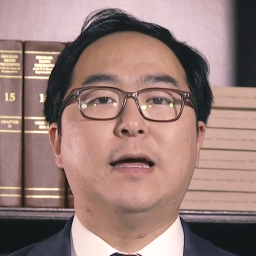
#> input picture MetaPortrait/data/src_0.png, 256 x 256 px; its folder holds only this picture in this run
$ python niqe.py --generated_folder ../../data   (older library calls are emulated)
#> lines starting #> are read from the running program, lines starting #| are printed output that depends on the picture
import numpy as np
import scipy.misc
import scipy.io
from os.path import dirname
from os.path import join
import scipy
from PIL import Image
import numpy as np
import scipy.ndimage
import numpy as np
import scipy.special
import math
import os
from PIL import Image
from skimage.transform import resize

gamma_range = np.arange(0.2, 10, 0.001)
a = scipy.special.gamma(2.0 / gamma_range)
a *= a
b = scipy.special.gamma(1.0 / gamma_range)
c = scipy.special.gamma(3.0 / gamma_range)
prec_gammas = a / (b * c)


def aggd_features(imdata):
    # flatten imdata
    imdata.shape = (len(imdata.flat),)
    imdata2 = imdata * imdata
    left_data = imdata2[imdata < 0]
    right_data = imdata2[imdata >= 0]
    left_mean_sqrt = 0
    right_mean_sqrt = 0
    if len(left_data) > 0:
        left_mean_sqrt = np.sqrt(np.average(left_data))
    if len(right_data) > 0:
        right_mean_sqrt = np.sqrt(np.average(right_data))

    if right_mean_sqrt != 0:
        gamma_hat = left_mean_sqrt / right_mean_sqrt
    else:
        gamma_hat = np.inf
    # solve r-hat norm

    imdata2_mean = np.mean(imdata2)
    if imdata2_mean != 0:
        r_hat = (np.average(np.abs(imdata)) ** 2) / (np.average(imdata2))
    else:
        r_hat = np.inf
    rhat_norm = r_hat * (((math.pow(gamma_hat, 3) + 1) * (gamma_hat + 1)) / math.pow(math.pow(gamma_hat, 2) + 1, 2))

    # solve alpha by guessing values that minimize ro
    pos = np.argmin((prec_gammas - rhat_norm) ** 2);
    alpha = gamma_range[pos]

    gam1 = scipy.special.gamma(1.0 / alpha)
    gam2 = scipy.special.gamma(2.0 / alpha)
    gam3 = scipy.special.gamma(3.0 / alpha)

    aggdratio = np.sqrt(gam1) / np.sqrt(gam3)
    bl = aggdratio * left_mean_sqrt
    br = aggdratio * right_mean_sqrt

    # mean parameter
    N = (br - bl) * (gam2 / gam1)  # *aggdratio
    return (alpha, N, bl, br, left_mean_sqrt, right_mean_sqrt)


def ggd_features(imdata):
    nr_gam = 1 / prec_gammas
    sigma_sq = np.var(imdata)
    E = np.mean(np.abs(imdata))
    rho = sigma_sq / E ** 2
    pos = np.argmin(np.abs(nr_gam - rho));
    return gamma_range[pos], sigma_sq


def paired_product(new_im):
    shift1 = np.roll(new_im.copy(), 1, axis=1)
    shift2 = np.roll(new_im.copy(), 1, axis=0)
    shift3 = np.roll(np.roll(new_im.copy(), 1, axis=0), 1, axis=1)
    shift4 = np.roll(np.roll(new_im.copy(), 1, axis=0), -1, axis=1)

    H_img = shift1 * new_im
    V_img = shift2 * new_im
    D1_img = shift3 * new_im
    D2_img = shift4 * new_im

    return (H_img, V_img, D1_img, D2_img)


def gen_gauss_window(lw, sigma):
    sd = np.float32(sigma)
    lw = int(lw)
    weights = [0.0] * (2 * lw + 1)
    weights[lw] = 1.0
    sum = 1.0
    sd *= sd
    for ii in range(1, lw + 1):
        tmp = np.exp(-0.5 * np.float32(ii * ii) / sd)
        weights[lw + ii] = tmp
        weights[lw - ii] = tmp
        sum += 2.0 * tmp
    for ii in range(2 * lw + 1):
        weights[ii] /= sum
    return weights


def compute_image_mscn_transform(image, C=1, avg_window=None, extend_mode='constant'):
    if avg_window is None:
        avg_window = gen_gauss_window(3, 7.0 / 6.0)
    assert len(np.shape(image)) == 2
    h, w = np.shape(image)
    mu_image = np.zeros((h, w), dtype=np.float32)
    var_image = np.zeros((h, w), dtype=np.float32)
    image = np.array(image).astype('float32')
    scipy.ndimage.correlate1d(image, avg_window, 0, mu_image, mode=extend_mode)
    scipy.ndimage.correlate1d(mu_image, avg_window, 1, mu_image, mode=extend_mode)
    scipy.ndimage.correlate1d(image ** 2, avg_window, 0, var_image, mode=extend_mode)
    scipy.ndimage.correlate1d(var_image, avg_window, 1, var_image, mode=extend_mode)
    var_image = np.sqrt(np.abs(var_image - mu_image ** 2))
    return (image - mu_image) / (var_image + C), var_image, mu_image


def _niqe_extract_subband_feats(mscncoefs):
    # alpha_m,  = extract_ggd_features(mscncoefs)
    alpha_m, N, bl, br, lsq, rsq = aggd_features(mscncoefs.copy())
    pps1, pps2, pps3, pps4 = paired_product(mscncoefs)
    alpha1, N1, bl1, br1, lsq1, rsq1 = aggd_features(pps1)
    alpha2, N2, bl2, br2, lsq2, rsq2 = aggd_features(pps2)
    alpha3, N3, bl3, br3, lsq3, rsq3 = aggd_features(pps3)
    alpha4, N4, bl4, br4, lsq4, rsq4 = aggd_features(pps4)
    return np.array([alpha_m, (bl + br) / 2.0,
                     alpha1, N1, bl1, br1,  # (V)
                     alpha2, N2, bl2, br2,  # (H)
                     alpha3, N3, bl3, bl3,  # (D1)
                     alpha4, N4, bl4, bl4,  # (D2)
                     ])


def get_patches_train_features(img, patch_size, stride=8):
    return _get_patches_generic(img, patch_size, 1, stride)


def get_patches_test_features(img, patch_size, stride=8):
    return _get_patches_generic(img, patch_size, 0, stride)


def extract_on_patches(img, patch_size):
    h, w = img.shape
    #patch_size = np.int(patch_size)
    patch_size = int(patch_size)
    patches = []
    for j in range(0, h - patch_size + 1, patch_size):
        for i in range(0, w - patch_size + 1, patch_size):
            patch = img[j:j + patch_size, i:i + patch_size]
            patches.append(patch)

    patches = np.array(patches)

    patch_features = []
    for p in patches:
        patch_features.append(_niqe_extract_subband_feats(p))
    patch_features = np.array(patch_features)

    return patch_features


def _get_patches_generic(img, patch_size, is_train, stride):
    h, w = np.shape(img)
    if h < patch_size or w < patch_size:
        print("Input image is too small")
        exit(0)

    # ensure that the patch divides evenly into img
    hoffset = (h % patch_size)
    woffset = (w % patch_size)

    if hoffset > 0:
        img = img[:-hoffset, :]
    if woffset > 0:
        img = img[:, :-woffset]

    img = img.astype(np.float32)
    #numpy.array(Image.fromarray(arr).resize())
    #img2 = scipy.misc.imresize(img, 0.5, interp='bicubic', mode='F')
    img2 = resize(img, (int(img.shape[0] * 0.5), int(img.shape[1] * 0.5)), mode='constant', anti_aliasing=True)

    mscn1, var, mu = compute_image_mscn_transform(img)
    mscn1 = mscn1.astype(np.float32)

    mscn2, _, _ = compute_image_mscn_transform(img2)
    mscn2 = mscn2.astype(np.float32)

    feats_lvl1 = extract_on_patches(mscn1, patch_size)
    feats_lvl2 = extract_on_patches(mscn2, patch_size / 2)

    feats = np.hstack((feats_lvl1, feats_lvl2))  # feats_lvl3))

    return feats


def niqe(inputImgData):
    patch_size = 96
    module_path = dirname(__file__)

    # TODO: memoize
    params = scipy.io.loadmat(join(module_path, 'data', 'niqe_image_params.mat'))
    pop_mu = np.ravel(params["pop_mu"])
    pop_cov = params["pop_cov"]

    M, N = inputImgData.shape

    # assert C == 1, "niqe called with videos containing %d channels. Please supply only the luminance channel" % (C,)
    assert M > (
                patch_size * 2 + 1), "niqe called with small frame size, requires > 192x192 resolution video using current training parameters"
    assert N > (
                patch_size * 2 + 1), "niqe called with small frame size, requires > 192x192 resolution video using current training parameters"

    feats = get_patches_test_features(inputImgData, patch_size)
    sample_mu = np.mean(feats, axis=0)
    sample_cov = np.cov(feats.T)

    X = sample_mu - pop_mu
    covmat = ((pop_cov + sample_cov) / 2.0)
    pinvmat = scipy.linalg.pinv(covmat)
    niqe_score = np.sqrt(np.dot(np.dot(X, pinvmat), X))

    return niqe_score


if __name__ == "__main__":
    import argparse

    # 创建命令行参数解析器
    parser = argparse.ArgumentParser(description='Calculate NIQE score for images in a folder')

    # 添加命令行参数
    parser.add_argument('--generated_folder', type=str, required=True, help='Directory containing generated images')

    # 解析命令行参数
    args = parser.parse_args()

    # 获取文件夹中的所有图像文件
    image_files = [f for f in os.listdir(args.generated_folder) if f.endswith(('.png', '.jpg', '.jpeg'))]
    niqe_values = []
    NIQE_sum = 0
    count = 0

    # 计算所有图像的NIQE
    for image_file in image_files:
        # 读取图像
        image_path = os.path.join(args.generated_folder, image_file)
        image = np.array(Image.open(image_path).convert('LA'))[:, :, 0]  # 转为灰度图像

        # 计算 NIQE
        NIQE_sum += niqe(image)
#> (reads Talking-Face_PC-AVS/data/niqe_image_params.mat from the repository)
#> call 2 of compute_image_mscn_transform, with C = 1, extend_mode = 'constant'
#> in compute_image_mscn_transform (call 2), `scipy.ndimage.correlate1d(mu_image, avg_window, 1, mu_image, mode=exte..`:
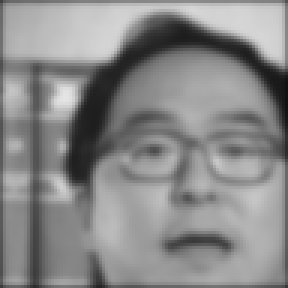
#> mu_image: shape (96, 96) float32 (shown 3 times larger); min 17.2, max 229.6, mean 137.4
#> in compute_image_mscn_transform (call 2), `scipy.ndimage.correlate1d(var_image, avg_window, 1, var_image, mode=ex..`:
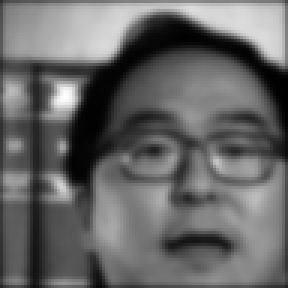
#> var_image: shape (96, 96) float32 (shown 3 times larger); min 441.5, max 52924.4, mean 21638.6; drawn with min black and max white
#> in _get_patches_generic, `mscn2, _, _ = compute_image_mscn_transform(img2)`:
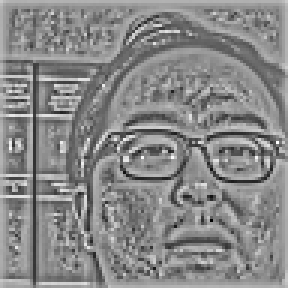
#> mscn2: shape (96, 96) float32 (shown 3 times larger); min -1.86, max 1.72, mean 0.061; drawn with min black and max white
#> after the loop in extract_on_patches, `for j in range(0, h - patch_size + 1, patch_size):`: patches = 4 items
#> the loop in extract_on_patches, `for p in patches:` made 4 passes
#> pass 1, in paired_product, `shift3 = np.roll(np.roll(new_im.copy(), 1, axis=0), 1, axis=1)`:
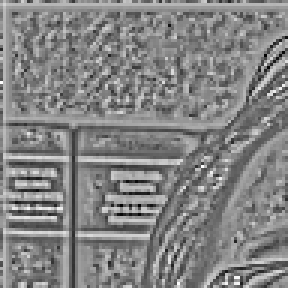
#> shift3: shape (96, 96) float32 (shown 3 times larger); min -1.74, max 1.65, mean 0.0185; drawn with min black and max white
#> pass 1, in paired_product, `shift4 = np.roll(np.roll(new_im.copy(), 1, axis=0), -1, axis=1)`:
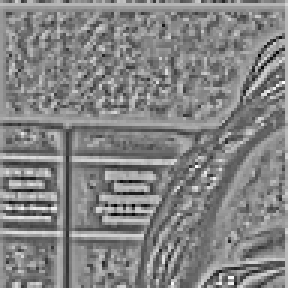
#> shift4: shape (96, 96) float32 (shown 3 times larger); min -1.74, max 1.65, mean 0.0185; drawn with min black and max white
#> the loop in extract_on_patches (call 2), `for p in patches:` made 4 passes
#> pass 1, in paired_product (call 5), `shift4 = np.roll(np.roll(new_im.copy(), 1, axis=0), -1, axis=1)`:
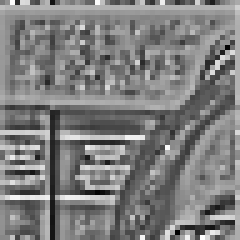
#> shift4: shape (48, 48) float32 (shown 5 times larger); min -1.38, max 1.5, mean 0.0503; drawn with min black and max white
#> in niqe, `pinvmat = scipy.linalg.pinv(covmat)`:
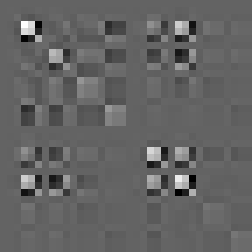
#> pinvmat: shape (36, 36) float64 (shown 7 times larger); min -201383.1, max 315052.8, mean 945.4; drawn with min black and max white
        count += 1

    # 计算平均 NIQE 值
    NIQE_mean = NIQE_sum / count
    print(f'平均 NIQE: {NIQE_mean:.4f}')
#| 平均 NIQE: 48.7741
